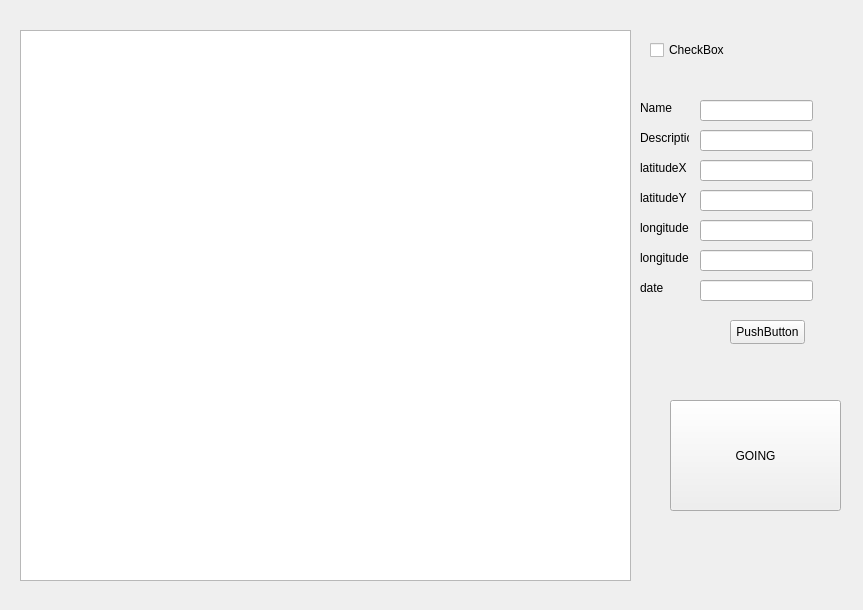
<?xml version="1.0" encoding="UTF-8"?>
<ui version="4.0">
 <class>PersonWindow</class>
 <widget class="QWidget" name="PersonWindow">
  <property name="geometry">
   <rect>
    <x>0</x>
    <y>0</y>
    <width>863</width>
    <height>610</height>
   </rect>
  </property>
  <property name="windowTitle">
   <string>PersonWindow</string>
  </property>
  <widget class="QTableView" name="tableView">
   <property name="geometry">
    <rect>
     <x>20</x>
     <y>30</y>
     <width>611</width>
     <height>551</height>
    </rect>
   </property>
  </widget>
  <widget class="QCheckBox" name="box">
   <property name="geometry">
    <rect>
     <x>650</x>
     <y>40</y>
     <width>78</width>
     <height>20</height>
    </rect>
   </property>
   <property name="text">
    <string>CheckBox</string>
   </property>
  </widget>
  <widget class="QLineEdit" name="lineEdit">
   <property name="geometry">
    <rect>
     <x>700</x>
     <y>100</y>
     <width>113</width>
     <height>21</height>
    </rect>
   </property>
  </widget>
  <widget class="QLabel" name="label">
   <property name="geometry">
    <rect>
     <x>640</x>
     <y>100</y>
     <width>49</width>
     <height>16</height>
    </rect>
   </property>
   <property name="text">
    <string>Name</string>
   </property>
  </widget>
  <widget class="QLineEdit" name="lineEdit_2">
   <property name="geometry">
    <rect>
     <x>700</x>
     <y>130</y>
     <width>113</width>
     <height>21</height>
    </rect>
   </property>
  </widget>
  <widget class="QLabel" name="label_2">
   <property name="geometry">
    <rect>
     <x>640</x>
     <y>130</y>
     <width>49</width>
     <height>16</height>
    </rect>
   </property>
   <property name="text">
    <string>Description</string>
   </property>
  </widget>
  <widget class="QLineEdit" name="lineEdit_3">
   <property name="geometry">
    <rect>
     <x>700</x>
     <y>160</y>
     <width>113</width>
     <height>21</height>
    </rect>
   </property>
  </widget>
  <widget class="QLabel" name="label_3">
   <property name="geometry">
    <rect>
     <x>640</x>
     <y>160</y>
     <width>49</width>
     <height>16</height>
    </rect>
   </property>
   <property name="text">
    <string>latitudeX</string>
   </property>
  </widget>
  <widget class="QLineEdit" name="lineEdit_4">
   <property name="geometry">
    <rect>
     <x>700</x>
     <y>190</y>
     <width>113</width>
     <height>21</height>
    </rect>
   </property>
  </widget>
  <widget class="QLabel" name="label_4">
   <property name="geometry">
    <rect>
     <x>640</x>
     <y>190</y>
     <width>49</width>
     <height>16</height>
    </rect>
   </property>
   <property name="text">
    <string>latitudeY</string>
   </property>
  </widget>
  <widget class="QLineEdit" name="lineEdit_5">
   <property name="geometry">
    <rect>
     <x>700</x>
     <y>220</y>
     <width>113</width>
     <height>21</height>
    </rect>
   </property>
  </widget>
  <widget class="QLabel" name="label_5">
   <property name="geometry">
    <rect>
     <x>640</x>
     <y>220</y>
     <width>49</width>
     <height>16</height>
    </rect>
   </property>
   <property name="text">
    <string>longitudeX</string>
   </property>
  </widget>
  <widget class="QLineEdit" name="lineEdit_6">
   <property name="geometry">
    <rect>
     <x>700</x>
     <y>250</y>
     <width>113</width>
     <height>21</height>
    </rect>
   </property>
  </widget>
  <widget class="QLabel" name="label_6">
   <property name="geometry">
    <rect>
     <x>640</x>
     <y>250</y>
     <width>49</width>
     <height>16</height>
    </rect>
   </property>
   <property name="text">
    <string>longitudeY</string>
   </property>
  </widget>
  <widget class="QLineEdit" name="lineEdit_7">
   <property name="geometry">
    <rect>
     <x>700</x>
     <y>280</y>
     <width>113</width>
     <height>21</height>
    </rect>
   </property>
   <property name="text">
    <string/>
   </property>
  </widget>
  <widget class="QLabel" name="label_7">
   <property name="geometry">
    <rect>
     <x>640</x>
     <y>280</y>
     <width>49</width>
     <height>16</height>
    </rect>
   </property>
   <property name="text">
    <string>date</string>
   </property>
  </widget>
  <widget class="QPushButton" name="pushButton">
   <property name="geometry">
    <rect>
     <x>730</x>
     <y>320</y>
     <width>75</width>
     <height>24</height>
    </rect>
   </property>
   <property name="text">
    <string>PushButton</string>
   </property>
  </widget>
  <widget class="QPushButton" name="pushButton_2">
   <property name="geometry">
    <rect>
     <x>670</x>
     <y>400</y>
     <width>171</width>
     <height>111</height>
    </rect>
   </property>
   <property name="text">
    <string>GOING</string>
   </property>
  </widget>
 </widget>
 <resources/>
 <connections/>
</ui>
